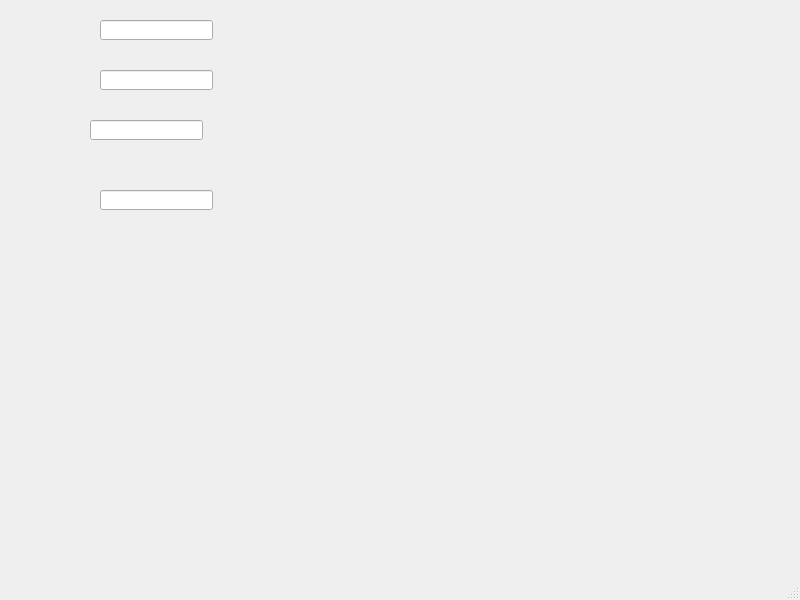
<?xml version="1.0" encoding="UTF-8"?>
<ui version="4.0">
 <class>MainWindow</class>
 <widget class="QMainWindow" name="MainWindow">
  <property name="geometry">
   <rect>
    <x>0</x>
    <y>0</y>
    <width>800</width>
    <height>600</height>
   </rect>
  </property>
  <property name="windowTitle">
   <string>MainWindow</string>
  </property>
  <widget class="QWidget" name="centralwidget">
   <widget class="QLineEdit" name="lineEdit">
    <property name="geometry">
     <rect>
      <x>100</x>
      <y>20</y>
      <width>113</width>
      <height>20</height>
     </rect>
    </property>
   </widget>
   <widget class="QLineEdit" name="lineEdit_2">
    <property name="geometry">
     <rect>
      <x>100</x>
      <y>70</y>
      <width>113</width>
      <height>20</height>
     </rect>
    </property>
   </widget>
   <widget class="QLineEdit" name="lineEdit_3">
    <property name="geometry">
     <rect>
      <x>90</x>
      <y>120</y>
      <width>113</width>
      <height>20</height>
     </rect>
    </property>
   </widget>
   <widget class="QLineEdit" name="lineEdit_4">
    <property name="geometry">
     <rect>
      <x>100</x>
      <y>190</y>
      <width>113</width>
      <height>20</height>
     </rect>
    </property>
   </widget>
  </widget>
  <widget class="QMenuBar" name="menubar">
   <property name="geometry">
    <rect>
     <x>0</x>
     <y>0</y>
     <width>800</width>
     <height>23</height>
    </rect>
   </property>
  </widget>
  <widget class="QStatusBar" name="statusbar"/>
 </widget>
 <tabstops>
  <tabstop>lineEdit_4</tabstop>
  <tabstop>lineEdit</tabstop>
  <tabstop>lineEdit_2</tabstop>
  <tabstop>lineEdit_3</tabstop>
 </tabstops>
 <resources/>
 <connections/>
</ui>
